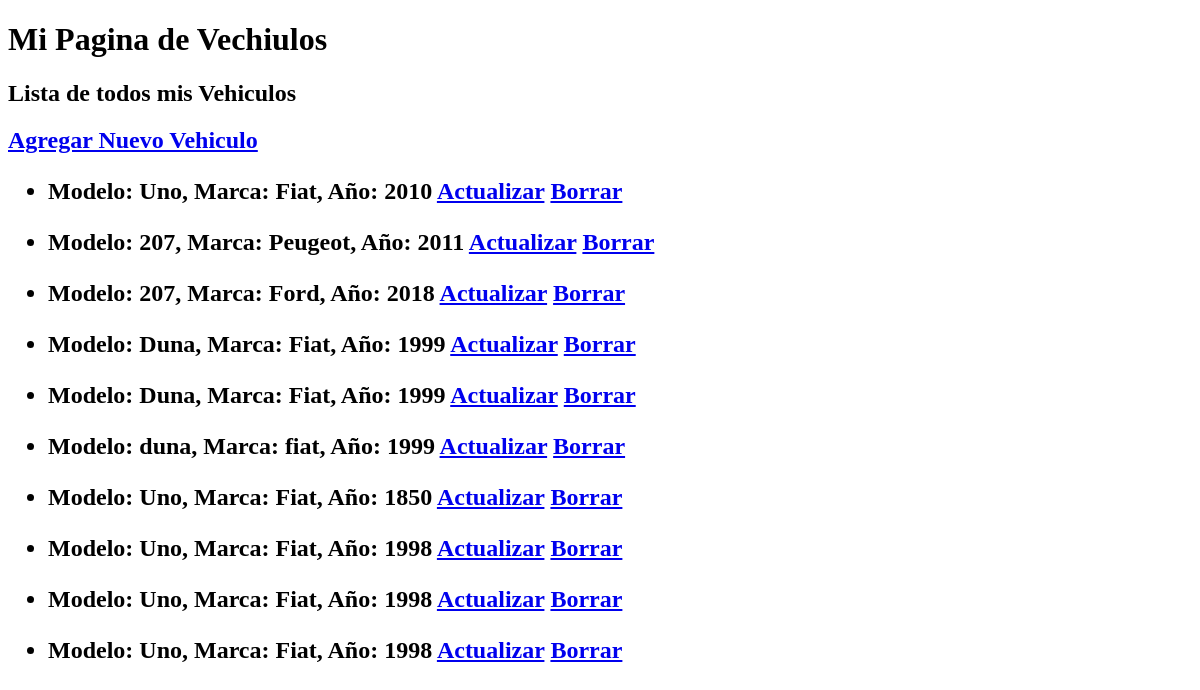
Before: /mi-vehiculo/ with the older database file.
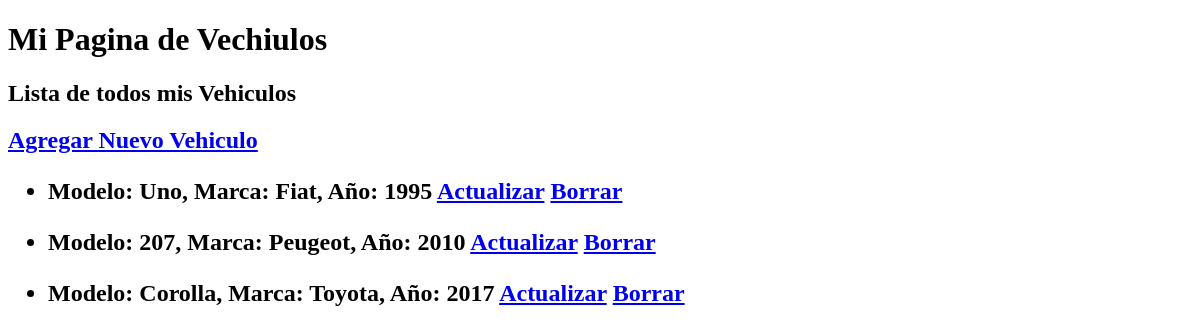
After: the same page with the newer database file.
### ejemplo/models.py (models this page shows, shortened)
class Vehiculos(models.Model):
    marca = models.CharField(max_length=20)
    modelo = models.CharField(max_length=20)
    año = models.IntegerField()

### ejemplo/views.py (the view)
# urls.py: path('mi-vehiculo/', mostrar_vehiculos),
def mostrar_vehiculos(request):
    lista_vehiculos = Vehiculos.objects.all()
    return render (request, "ejemplo/vehiculo.html",  {"lista_vehiculos": lista_vehiculos})

### ejemplo/templates/ejemplo/vehiculo.html
{% extends 'ejemplo/base_vehiculos.html' %}
{% block contenido %}
<a href="/mi-vehiculo/alta">Agregar Nuevo Vehiculo</a>
{% for vehiculo in lista_vehiculos %}
<ul>
    <li> Modelo: {{vehiculo.modelo}}, Marca: {{vehiculo.marca}}, Año: {{vehiculo.año}}
        <a href='actualizar/{{ vehiculo.id }}'>Actualizar</a>
        <a href='borrar/{{ vehiculo.id }}'>Borrar</a>
    </li>
</ul>
{% endfor %}
{% endblock %}
{% block titulo%}
Lista de todos mis Vehiculos
{% endblock %}

Changed rows visible on the page:
removed Vehiculos: modelo "Uno", marca "Fiat", año "2010"
removed Vehiculos: modelo "207", marca "Peugeot", año "2011"
removed Vehiculos: modelo "207", marca "Ford", año "2018"
removed Vehiculos: modelo "Duna", marca "Fiat", año "1999"
removed Vehiculos: modelo "Duna", marca "Fiat", año "1999"
removed Vehiculos: modelo "duna", marca "fiat", año "1999"
removed Vehiculos: modelo "Uno", marca "Fiat", año "1850"
removed Vehiculos: modelo "Uno", marca "Fiat", año "1998"
removed Vehiculos: modelo "Uno", marca "Fiat", año "1998"
removed Vehiculos: modelo "Uno", marca "Fiat", año "1998"
added Vehiculos: modelo "Uno", marca "Fiat", año "1995"
added Vehiculos: modelo "207", marca "Peugeot", año "2010"
added Vehiculos: modelo "Corolla", marca "Toyota", año "2017"
